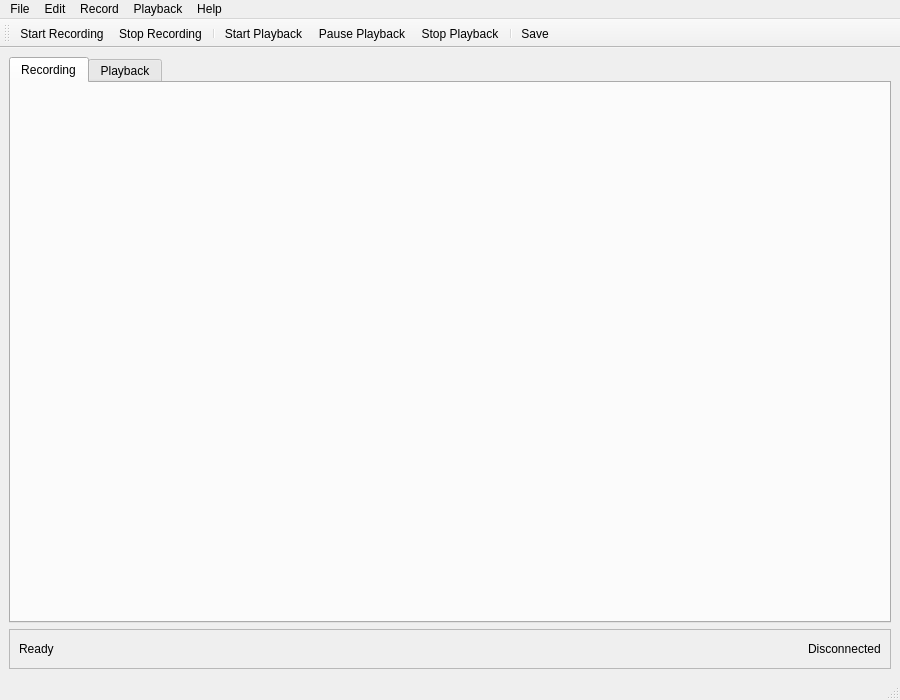
<?xml version="1.0" encoding="UTF-8"?>
<ui version="4.0">
 <class>MainWindow</class>
 <widget class="QMainWindow" name="MainWindow">
  <property name="geometry">
   <rect>
    <x>0</x>
    <y>0</y>
    <width>900</width>
    <height>700</height>
   </rect>
  </property>
  <property name="windowTitle">
   <string>MouseRecorder - Event Recording and Playback</string>
  </property>
  <property name="windowIcon">
   <iconset>
    <normaloff>:/icons/app_icon.png</normaloff>:/icons/app_icon.png</iconset>
  </property>
  <widget class="QWidget" name="centralwidget">
   <layout class="QVBoxLayout" name="verticalLayout">
    <item>
     <widget class="QTabWidget" name="tabWidget">
      <property name="currentIndex">
       <number>0</number>
      </property>
      <widget class="QWidget" name="recordingTab">
       <attribute name="title">
        <string>Recording</string>
       </attribute>
       <attribute name="icon">
        <iconset>
         <normaloff>:/icons/record.png</normaloff>:/icons/record.png</iconset>
       </attribute>
       <layout class="QVBoxLayout" name="recordingLayout">
        <item>
         <widget class="QWidget" name="recordingWidget" native="true"/>
        </item>
       </layout>
      </widget>
      <widget class="QWidget" name="playbackTab">
       <attribute name="title">
        <string>Playback</string>
       </attribute>
       <attribute name="icon">
        <iconset>
         <normaloff>:/icons/play.png</normaloff>:/icons/play.png</iconset>
       </attribute>
       <layout class="QVBoxLayout" name="playbackLayout">
        <item>
         <widget class="QWidget" name="playbackWidget" native="true"/>
        </item>
       </layout>
      </widget>
     </widget>
    </item>
    <item>
     <widget class="QFrame" name="statusFrame">
      <property name="frameShape">
       <enum>QFrame::StyledPanel</enum>
      </property>
      <layout class="QHBoxLayout" name="statusLayout">
       <item>
        <widget class="QLabel" name="statusLabel">
         <property name="text">
          <string>Ready</string>
         </property>
        </widget>
       </item>
       <item>
        <spacer name="horizontalSpacer">
         <property name="orientation">
          <enum>Qt::Horizontal</enum>
         </property>
         <property name="sizeHint" stdset="0">
          <size>
           <width>40</width>
           <height>20</height>
          </size>
         </property>
        </spacer>
       </item>
       <item>
        <widget class="QLabel" name="connectionLabel">
         <property name="text">
          <string>Disconnected</string>
         </property>
        </widget>
       </item>
      </layout>
     </widget>
    </item>
   </layout>
  </widget>
  <widget class="QMenuBar" name="menubar">
   <property name="geometry">
    <rect>
     <x>0</x>
     <y>0</y>
     <width>900</width>
     <height>22</height>
    </rect>
   </property>
   <widget class="QMenu" name="menuFile">
    <property name="title">
     <string>File</string>
    </property>
    <addaction name="actionNew"/>
    <addaction name="actionSave"/>
    <addaction name="actionSaveAs"/>
    <addaction name="separator"/>
    <addaction name="actionRecentFiles"/>
    <addaction name="separator"/>
    <addaction name="actionExit"/>
   </widget>
   <widget class="QMenu" name="menuEdit">
    <property name="title">
     <string>Edit</string>
    </property>
    <addaction name="actionClear"/>
    <addaction name="separator"/>
    <addaction name="actionPreferences"/>
   </widget>
   <widget class="QMenu" name="menuRecord">
    <property name="title">
     <string>Record</string>
    </property>
    <addaction name="actionStartRecording"/>
    <addaction name="actionStopRecording"/>
   </widget>
   <widget class="QMenu" name="menuPlayback">
    <property name="title">
     <string>Playback</string>
    </property>
    <addaction name="actionStartPlayback"/>
    <addaction name="actionPausePlayback"/>
    <addaction name="actionStopPlayback"/>
   </widget>
   <widget class="QMenu" name="menuHelp">
    <property name="title">
     <string>Help</string>
    </property>
    <addaction name="actionAbout"/>
    <addaction name="actionAboutQt"/>
   </widget>
   <addaction name="menuFile"/>
   <addaction name="menuEdit"/>
   <addaction name="menuRecord"/>
   <addaction name="menuPlayback"/>
   <addaction name="menuHelp"/>
  </widget>
  <widget class="QStatusBar" name="statusbar"/>
  <widget class="QToolBar" name="toolBar">
   <property name="windowTitle">
    <string>toolBar</string>
   </property>
   <attribute name="toolBarArea">
    <enum>TopToolBarArea</enum>
   </attribute>
   <attribute name="toolBarBreak">
    <bool>false</bool>
   </attribute>
   <addaction name="actionStartRecording"/>
   <addaction name="actionStopRecording"/>
   <addaction name="separator"/>
   <addaction name="actionStartPlayback"/>
   <addaction name="actionPausePlayback"/>
   <addaction name="actionStopPlayback"/>
   <addaction name="separator"/>
   <addaction name="actionSave"/>
  </widget>
  <action name="actionNew">
   <property name="icon">
    <iconset>
     <normaloff>:/icons/new.png</normaloff>:/icons/new.png</iconset>
   </property>
   <property name="text">
    <string>New</string>
   </property>
   <property name="shortcut">
    <string>Ctrl+N</string>
   </property>
  </action>
  <action name="actionSave">
   <property name="icon">
    <iconset>
     <normaloff>:/icons/save.png</normaloff>:/icons/save.png</iconset>
   </property>
   <property name="text">
    <string>Save</string>
   </property>
   <property name="shortcut">
    <string>Ctrl+S</string>
   </property>
  </action>
  <action name="actionSaveAs">
   <property name="icon">
    <iconset>
     <normaloff>:/icons/save.png</normaloff>:/icons/save.png</iconset>
   </property>
   <property name="text">
    <string>Save As...</string>
   </property>
   <property name="shortcut">
    <string>Ctrl+Shift+S</string>
   </property>
  </action>
  <action name="actionExit">
   <property name="text">
    <string>Exit</string>
   </property>
   <property name="shortcut">
    <string>Ctrl+Q</string>
   </property>
  </action>
  <action name="actionClear">
   <property name="text">
    <string>Clear Events</string>
   </property>
   <property name="icon">
    <iconset>
     <normaloff>:/icons/clear.png</normaloff>:/icons/clear.png</iconset>
   </property>
  </action>
  <action name="actionPreferences">
   <property name="icon">
    <iconset>
     <normaloff>:/icons/settings.png</normaloff>:/icons/settings.png</iconset>
   </property>
   <property name="text">
    <string>Preferences...</string>
   </property>
  </action>
  <action name="actionStartRecording">
   <property name="icon">
    <iconset>
     <normaloff>:/icons/record.png</normaloff>:/icons/record.png</iconset>
   </property>
   <property name="text">
    <string>Start Recording</string>
   </property>
  </action>
  <action name="actionStopRecording">
   <property name="icon">
    <iconset>
     <normaloff>:/icons/stop.png</normaloff>:/icons/stop.png</iconset>
   </property>
   <property name="text">
    <string>Stop Recording</string>
   </property>
  </action>
  <action name="actionStartPlayback">
   <property name="icon">
    <iconset>
     <normaloff>:/icons/play.png</normaloff>:/icons/play.png</iconset>
   </property>
   <property name="text">
    <string>Start Playback</string>
   </property>
  </action>
  <action name="actionPausePlayback">
   <property name="icon">
    <iconset>
     <normaloff>:/icons/pause.png</normaloff>:/icons/pause.png</iconset>
   </property>
   <property name="text">
    <string>Pause Playback</string>
   </property>
  </action>
  <action name="actionStopPlayback">
   <property name="icon">
    <iconset>
     <normaloff>:/icons/stop.png</normaloff>:/icons/stop.png</iconset>
   </property>
   <property name="text">
    <string>Stop Playback</string>
   </property>
  </action>
  <action name="actionAbout">
   <property name="text">
    <string>About</string>
   </property>
  </action>
  <action name="actionAboutQt">
   <property name="text">
    <string>About Qt</string>
   </property>
  </action>
  <action name="actionRecentFiles">
   <property name="text">
    <string>Recent Files</string>
   </property>
  </action>
 </widget>

 <resources/>
 <connections/>
</ui>
